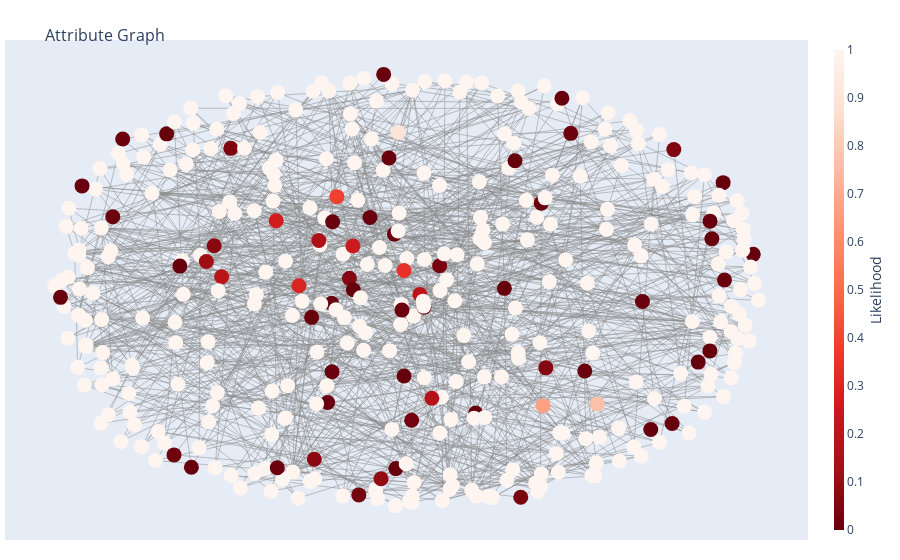

Notebook code cell kept with this figure:
### Code cell
# inline plot
iplot(fig)

# uncomment for a separate window (bigger visualization)
# plot(fig)

### Figure 1 — Plotly figure (JSON) as saved in the notebook; plotly's stock layout.template omitted (floating-point values rounded to 4 significant figures; data arrays with more than 128 entries replaced by an {"elided": "..."} marker saying what was removed)
{"data": [{"hoverinfo": "none", "line": {"color": "#888", "width": 0.5}, "mode": "lines", "type": "scatter", "x": {"elided": "2988 float values"}, "y": {"elided": "2988 float values"}}, {"hoverinfo": "text", "marker": {"color": {"elided": "369 float values"}, "colorbar": {"thickness": 10, "title": {"side": "right", "text": "Likelihood"}, "xanchor": "left"}, "colorscale": [[0, "rgb(255,245,240)"], [0.125, "rgb(254,224,210)"], [0.25, "rgb(252,187,161)"], [0.375, "rgb(252,146,114)"], [0.5, "rgb(251,106,74)"], [0.625, "rgb(239,59,44)"], [0.75, "rgb(203,24,29)"], [0.875, "rgb(165,15,21)"], [1, "rgb(103,0,13)"]], "line": {"width": 0}, "reversescale": true, "showscale": true, "size": 15}, "mode": "markers", "text": {"elided": "369 str values"}, "type": "scatter", "x": {"elided": "369 float values"}, "y": {"elided": "369 float values"}}], "layout": {"annotations": [{"showarrow": false, "text": "", "xref": "paper", "yref": "paper"}], "hovermode": "closest", "margin": {"b": 20, "l": 5, "r": 5, "t": 40}, "showlegend": false, "title": {"font": {"size": 16}, "text": "<br>Attribute Graph"}, "xaxis": {"showgrid": false, "showticklabels": false, "zeroline": false}, "yaxis": {"showgrid": false, "showticklabels": false, "zeroline": false}}}
